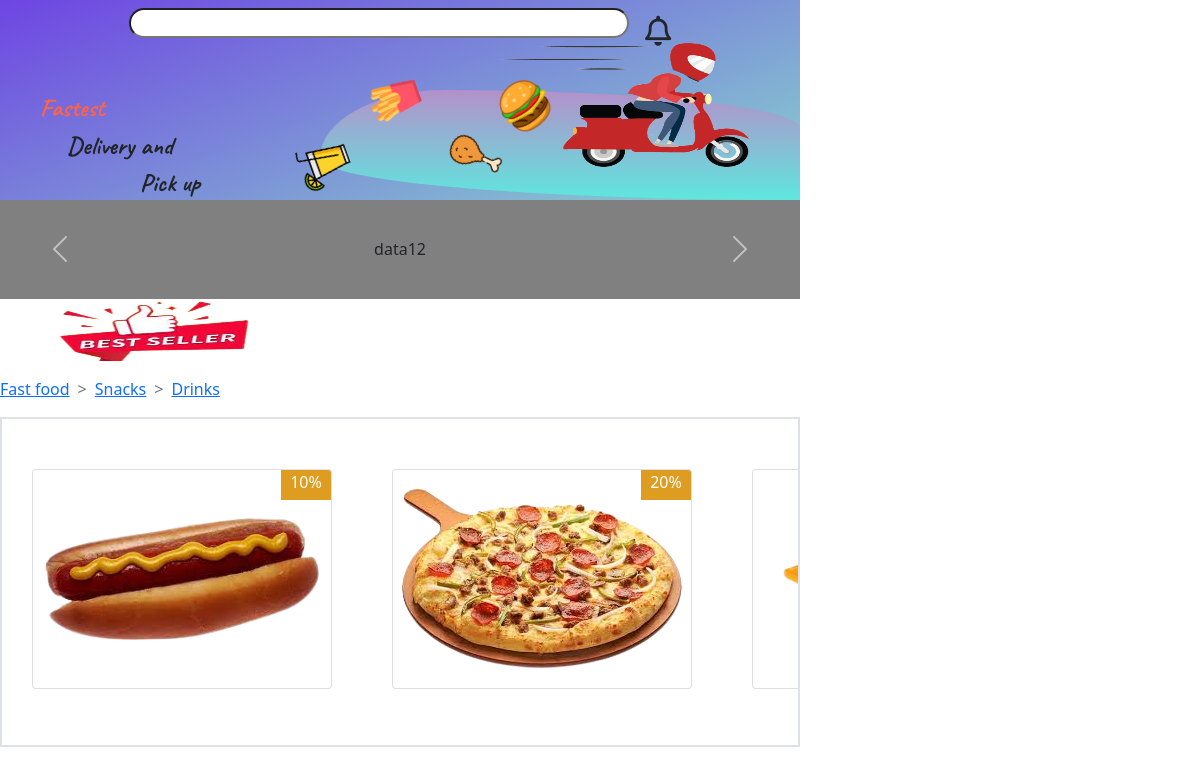
The app's page /component_old/home_old.php with its own data.
### tables this page shows
CREATE TABLE `foods` (
  `id` varchar(300) NOT NULL,
  `name` varchar(50) NOT NULL,
  `type` varchar(20) NOT NULL,
  `price` double NOT NULL,
  `detail` varchar(500) NOT NULL,
  `image` text NOT NULL,
  `flavor` int(5) NOT NULL,
  `price_medium` double NOT NULL,
  `price_large` double NOT NULL,
  `state` tinyint(1) NOT NULL
);

CREATE TABLE `salefood` (
  `id` varchar(100) NOT NULL,
  `foodid` text NOT NULL,
  `price` float NOT NULL,
  `discount` int(11) NOT NULL
);

### component_old/home_old.php (the view, shortened to what this page needs)
<!DOCTYPE html>
<html lang="en">
<head>
    <link rel="stylesheet" href="../css/home.css">
    <link rel="stylesheet" href="https://cdnjs.cloudflare.com/ajax/libs/font-awesome/6.4.2/css/all.min.css">
    <link rel="stylesheet" href="https://cdnjs.cloudflare.com/ajax/libs/font-awesome/6.4.2/css/all.min.css">
    <link href="https://cdn.jsdelivr.net/npm/bootstrap@5.0.2/dist/css/bootstrap.min.css" rel="stylesheet">
</head>
<body>
    <div class="col-8 home">
        <div class="contenthome d-flex flex-column align-items-center p-0" style="height: 100%; ">
            <div class="header" style="background-image: linear-gradient(-20deg, #88d3ce 0%, #6e45e2 100%);">
                <div class="divsearch d-flex justify-content-center pt-2">
                    <input type="search" class="rounded-pill inputsearch me-3">
                    <div class="icon" style="font-size: 30px;">
                    </div>
                </div>
                <div class="about d-flex justify-content-between">
                    <div class="detail ">
                        <p class="" style="color: #FF6347; padding-left: 40px">Fastest</p>
                        <p class="text-center" style="padding-right: 80px;">Delivery and </p>
                        <p class="text-end" style="color:FF6347; padding-right: 120px; ">Pick up</p>
                    </div>
                    <div class="shape bg-secondary">
                        <img class="boy" src="../public//boy-removebg-preview.png" alt="">
                        <img class="setsize burger" src="../public//burger-removebg-preview.png" alt="">
                        <img class="setsize chicken" src="../public//chicken-removebg-preview.png" alt="">
                        <img class="setsize drink" src="../public//drink-removebg-preview.png" alt="">
                        <img class="setsize potato" src="../public//khoai-removebg-preview.png" alt="">
                    </div>
                </div>
            </div>
            <div class="divsale">
                <div id="carouselExampleControls" class="carousel slide" data-bs-ride="carousel">
                    <div class="carousel-inner">
                        <div class="carousel-item active">
                            <div class="content">data12</div>
                        </div>
                    </div>
                    <button class="carousel-control-prev" type="button" data-bs-target="#carouselExampleControls" data-bs-slide="prev">
                        <span class="carousel-control-prev-icon" aria-hidden="true"></span>
                    </button>
                    <button class="carousel-control-next" type="button" data-bs-target="#carouselExampleControls" data-bs-slide="next">
                        <span class="carousel-control-next-icon" aria-hidden="true"></span>
                    </button>
                </div>
            </div>
            <div class="content-detail " style="height: 446px; width: 100%">
                <div class="text-start pb-2" style="width: 100%; height: 70px">
                    <img src="../public//seller.png" alt="" style="width: 300px; height: 100%">
                </div>
                <div class="burger-seller pt-2">
                    <nav style="--bs-breadcrumb-divider: '>';" aria-label="breadcrumb">
                        <ol class="breadcrumb">
                            <li class="breadcrumb-item" style="cursor: pointer;"><a class=" fastfood-link">Fast food</a></li>
                            <li class="breadcrumb-item" style="cursor: pointer;"><a class=" snack-link">Snacks</a></li>
                            <li class="breadcrumb-item" style="cursor: pointer;"><a class=" drinks-link">Drinks</a></li>
                        </ol>
                    </nav>
                </div>
                <div class="seller border border-2 " style="">
                    <?php
                    include '../database.php';
                    if (isset($_GET['type'])) {
                        $type = $_GET['type'];
                    } else {
                        $type = "Fastfood";
                    }
                    $cmd = "select * from foods where type = '" . $type . "'";
                    $result = $conn->query(($cmd));
                    $discount = array();
                    $sql_discount = "select foodid from salefood";
                    $result_discount = $conn->query($sql_discount);
                    if ($result_discount->num_rows > 0) {
                        while ($row_discount = $result_discount->fetch_assoc()) {
                            $discount[] = $row_discount['foodid'];
                        }
                    }
                    ?>
                    <?php
                    while ($row = $result->fetch_assoc()) :
                        $idfood = uniqid();
                        $foodId = $row['id'];
                        $isDiscount = in_array($foodId, $discount);
                    ?>
                        <div class="cards">
                            <div class="card" style="position: relative;">
                                <div class="card__image">
                                    <img src="../foodimage/<?php echo $row['image'] ?>" alt="...">
                                </div>
                                <?php if ($isDiscount) : ?>
                                    <?php
                                    $discountValue = 0;
                                    $foodId = $row['id'];
                                    $sql_discount_value = "SELECT discount FROM salefood WHERE foodid = '$foodId'";
                                    $result_discount_value = $conn->query($sql_discount_value);
                                    if ($result_discount_value->num_rows > 0) {
                                        $row_discount_value = $result_discount_value->fetch_assoc();
                                        $discountValue = $row_discount_value['discount'];
                                    }
                                    ?>
                                    <?php echo '<div class="discount text-center">'. $discountValue .'%</div>' ?>
                                <?php endif; ?>
                                <div class="card__content">
                                    <div class="card__description">
                                        <div class="add d-flex justify-content-between " style="height: 40px;">
                                            <div>
                                                <button class="btn btn-success btndetailfood" style="height: 100%; width: 60px;" data-food-id-fake="<?php echo $idfood; ?>" data-food-id-real="<?php echo $row['id']; ?>"><i class="fa-solid fa-magnifying-glass"></i></button>
                                                <button data-bs-toggle="modal" data-bs-target="#staticBackdrop<?php echo $idfood; ?>" class="btn btn-success btndetail" style="height: 100%; width: 60px;" data-food-id-fake="<?php echo $idfood; ?>" data-food-id-real="<?php echo $row['id']; ?>"><i class="fa-solid fa-plus"></i></button>
                                            </div>
                                        </div>
                                    </div>
                                </div>
                            </div>
                        </div>
                    <?php
                    endwhile;
                    ?>
                </div>
            </div>
        </div>
    </div>
</body>
</html>

### css/home.css (style rules this page uses)
.divsearch { width: 100%; height: 90px; }
.header { width: 100%; height: 200px; top: 0; z-index: 100; }
.divsale { width: 100%; height: 100px; position: absolute; top: 199px; }
.inputsearch { height: 30px; width: 500px; outline: none; padding-left: 5px; }
.carousel { height: 100%; background-color: grey; }
.carousel-inner { height: 100%; }
.carousel-item { height: 100%; }
.content { height: 100%; display: flex; justify-content: center; align-items: center; flex-wrap: nowrap; }
.contenthome { background-color: white; position: relative; }
.about { width: 100%; height: 110px; }
.detail { flex: 4; }
.detail>p { font-family: 'Caveat', cursive; font-size: 25px; font-weight: bold; margin: 0; }
.shape { position: relative; background-image: linear-gradient(to top, #5ee7df 0%, #b490ca 100%); flex: 6; height: 100%; width: 100%; border-radius: 26% 74% 0% 100% / 62% 35% 65% 38% }
.shape>.boy { height: 150px; width: 350px; top: -60px; right: 0; }
.shape>img { position: absolute; }
.setsize { height: 50px; width: 50px; }
.boy { top: -58px; }
.burger { top: -10px; transform: rotate(320deg); right: 250px; }
.chicken { top: 40px; right: 300px; transform: rotate(250deg); }
.potato { top: -15px; right: 380px; transform: rotate(250deg); }
.drink { top: 50px; right: 450px; transform: rotate(250deg); }
.content-detail { position: absolute; top: 299px; }
.seller { overflow-x: scroll; display: flex; height: 330px; }
.card { position: relative; width: 300px; height: 220px; background-color: #f2f2f2; border-radius: 10px; display: flex; align-items: center; justify-content: center; overflow: hidden; perspective: 1000px; box-shadow: 0 0 0 5px #ffffff80; transition: all 0.6s cubic-bezier(0.175, 0.885, 0.32, 1.275); }
.card__content { position: absolute; top: 0; left: 0; width: 100%; height: 100%; padding: 20px; box-sizing: border-box; background-color: #f2f2f2; transform: rotateX(-90deg); transform-origin: bottom; transition: all 0.6s cubic-bezier(0.175, 0.885, 0.32, 1.275); display: flex; flex-direction: column; }
.card__description { margin: 10px 0 0; font-size: 14px; color: #777; line-height: 1.4; flex: 8; }
.cards { display: inline-block; margin: 50px 30px 0px 30px; width: auto; }
.card__image img { height: 100%; width: 100%; }
.discount { height: 30px; width: 50px; background-color: rgb(222, 156, 33); color: white; position: absolute; top: 0; right: 0; }

### records on screen
foods: image (picture), salefood.discount "10"
foods: image (picture), salefood.discount "20"
foods: image (picture)
